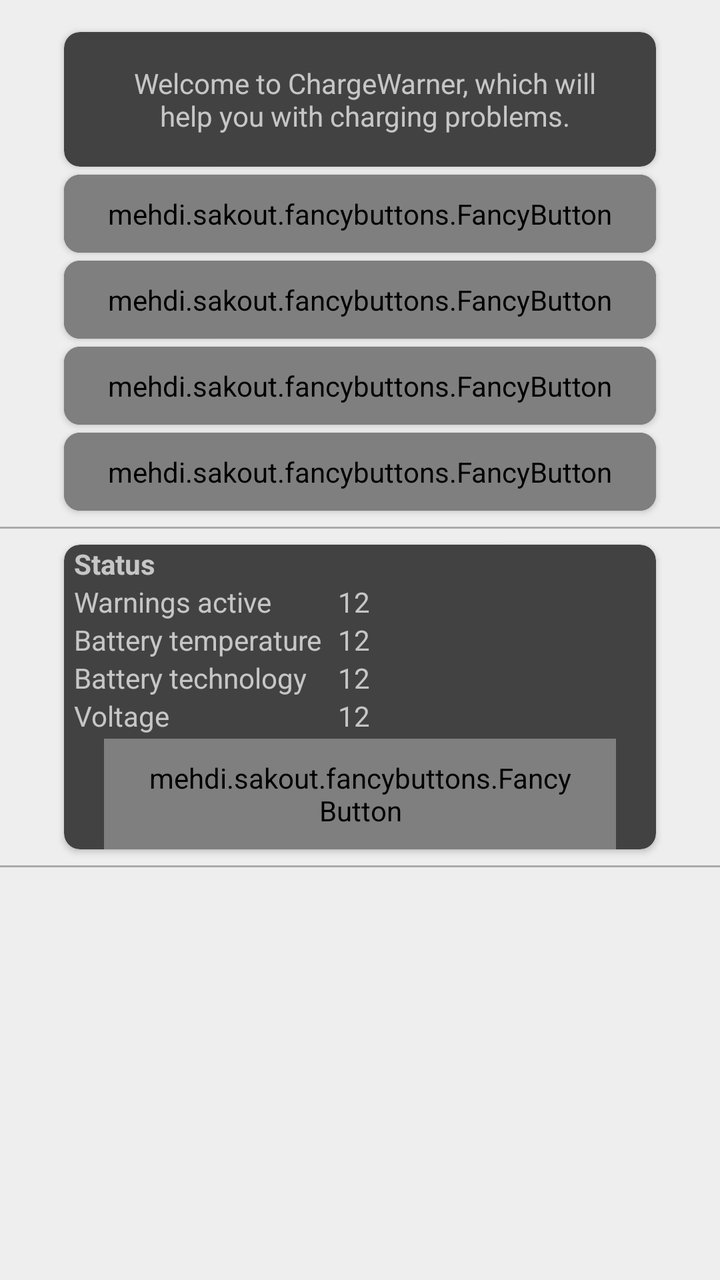
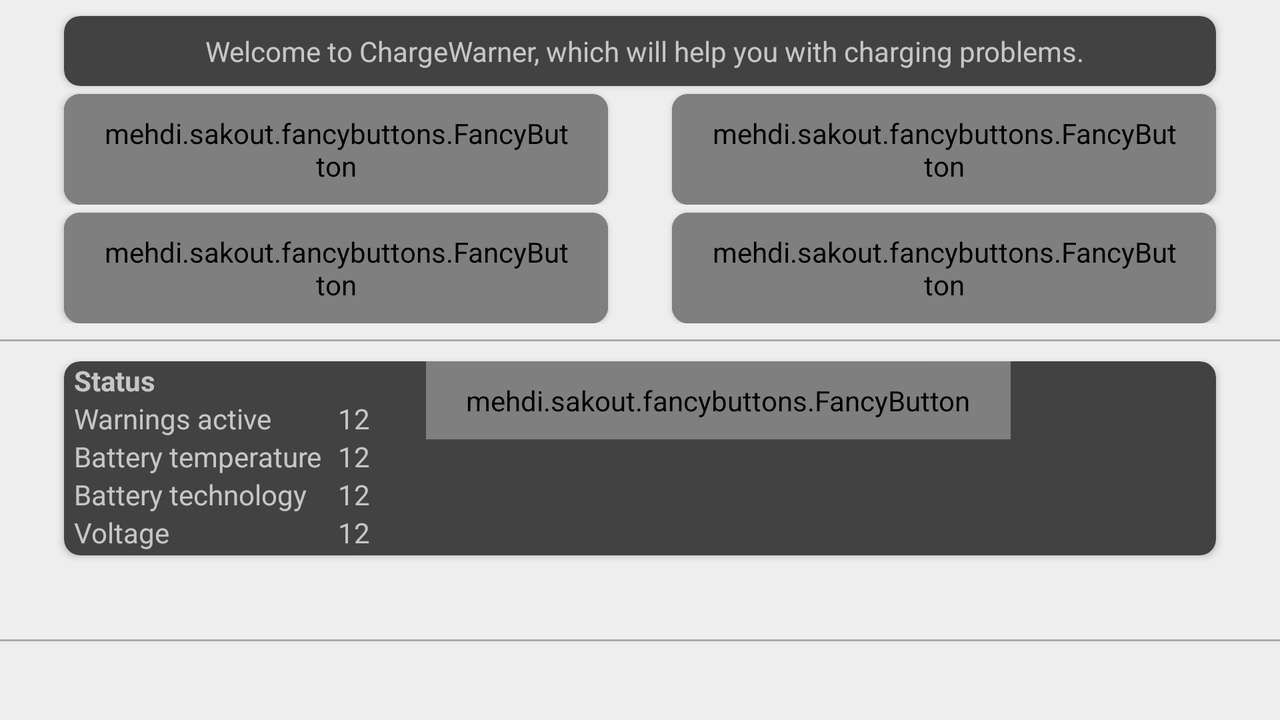

Two renders of one Android screen. The first uses the default layout on a phone; the second uses the alternative layout the repository ships for a different screen configuration, on a matching device. The two XML files are below.
<!-- AndroidManifest.xml: application theme AppTheme -->
<!-- res/layout/activity_main.xml -->
<?xml version="1.0" encoding="utf-8"?>
<LinearLayout xmlns:android="http://schemas.android.com/apk/res/android"
    xmlns:card_view="http://schemas.android.com/apk/res-auto"
    xmlns:fancy="http://schemas.android.com/apk/res-auto"
    xmlns:ads="http://schemas.android.com/apk/res-auto"
    android:orientation="vertical"
    android:layout_width="match_parent"
    android:layout_height="match_parent"
    android:gravity="center_horizontal">

    <ScrollView
        android:layout_width="fill_parent"
        android:layout_height="match_parent"
        android:gravity="center_horizontal"
        android:fillViewport="true">
        <LinearLayout
            android:layout_width="match_parent"
            android:layout_height="wrap_content"
            android:orientation="vertical"
            android:background="#eeeeee">

            <android.support.v7.widget.CardView
                android:layout_width="fill_parent"
                android:layout_height="wrap_content"
                android:elevation="100dp"
                card_view:cardCornerRadius="8dp"
                android:layout_marginTop="16dp"
                android:layout_marginLeft="32dp"
                android:layout_marginRight="32dp"
                android:layout_marginBottom="0dp"
                >
                <TextView
                    android:layout_width="match_parent"
                    android:layout_height="wrap_content"
                    android:layout_margin="16dp"
                    android:gravity="center"
                    android:paddingLeft="5dp"
                    android:layout_gravity="center_vertical"
                    android:text="@string/main_explanation"
                    />
            </android.support.v7.widget.CardView>

            <android.support.v7.widget.CardView
                android:layout_width="fill_parent"
                android:layout_height="wrap_content"
                android:elevation="100dp"
                card_view:cardCornerRadius="8dp"
                android:layout_marginTop="4dp"
                android:paddingTop="8dp"
                android:paddingBottom="8dp"
                android:layout_marginLeft="32dp"
                android:layout_marginRight="32dp"
                >
                <LinearLayout
                    android:layout_width="match_parent"
                    android:layout_height="match_parent"
                    android:orientation="horizontal"
                    android:weightSum="8">
                    <mehdi.sakout.fancybuttons.FancyButton
                        android:layout_width="match_parent"
                        android:layout_height="wrap_content"
                        android:paddingBottom="10dp"
                        android:paddingLeft="20dp"
                        android:paddingRight="20dp"
                        android:paddingTop="10dp"
                        fancy:fb_borderColor="#FFFFFF"
                        fancy:fb_borderWidth="1dp"
                        fancy:fb_defaultColor="#303f9f"
                        fancy:fb_focusColor="#9a120f"
                        fancy:fb_radius="4dp"
                        fancy:fb_text="@string/help"
                        android:onClick="help"
                        android:layout_weight="2"
                        fancy:fb_textColor="#FFFFFF" />
                </LinearLayout>
            </android.support.v7.widget.CardView>


            <android.support.v7.widget.CardView
                android:layout_width="fill_parent"
                android:layout_height="wrap_content"
                android:elevation="100dp"
                card_view:cardCornerRadius="8dp"
                android:layout_marginTop="4dp"
                android:paddingTop="8dp"
                android:paddingBottom="8dp"
                android:layout_marginLeft="32dp"
                android:layout_marginRight="32dp"

                >
                <LinearLayout
                    android:layout_width="match_parent"
                    android:layout_height="wrap_content"
                    android:orientation="horizontal"
                    android:weightSum="8">
                    <mehdi.sakout.fancybuttons.FancyButton
                        android:layout_width="match_parent"
                        android:layout_height="wrap_content"
                        android:paddingBottom="10dp"
                        android:paddingLeft="20dp"
                        android:paddingRight="20dp"
                        android:paddingTop="10dp"
                        fancy:fb_borderColor="#FFFFFF"
                        fancy:fb_borderWidth="1dp"
                        fancy:fb_defaultColor="#303f9f"
                        fancy:fb_focusColor="#9a120f"
                        fancy:fb_radius="4dp"
                        fancy:fb_text="@string/settings_button"
                        android:onClick="settings"
                        android:layout_weight="2"
                        fancy:fb_textColor="#FFFFFF" />
                </LinearLayout>
            </android.support.v7.widget.CardView>

            <android.support.v7.widget.CardView
                android:layout_width="fill_parent"
                android:layout_height="wrap_content"
                android:elevation="100dp"
                card_view:cardCornerRadius="8dp"
                android:layout_marginTop="4dp"

                android:layout_marginLeft="32dp"
                android:layout_marginRight="32dp"
                android:paddingTop="8dp"
                android:paddingBottom="8dp"
                >
                <LinearLayout
                    android:layout_width="match_parent"
                    android:layout_height="wrap_content"
                    android:orientation="horizontal"
                    android:weightSum="8">
                    <mehdi.sakout.fancybuttons.FancyButton
                        android:layout_width="match_parent"
                        android:layout_height="wrap_content"
                        android:paddingBottom="10dp"
                        android:paddingLeft="20dp"
                        android:paddingRight="20dp"
                        android:paddingTop="10dp"
                        fancy:fb_borderColor="#FFFFFF"
                        fancy:fb_borderWidth="1dp"
                        fancy:fb_defaultColor="#303f9f"
                        fancy:fb_focusColor="#9a120f"
                        fancy:fb_radius="4dp"
                        fancy:fb_text="@string/statistics_button"
                        android:onClick="statistics"
                        android:layout_weight="2"
                        fancy:fb_textColor="#FFFFFF" />
                </LinearLayout>
            </android.support.v7.widget.CardView>

            <android.support.v7.widget.CardView
                android:layout_width="fill_parent"
                android:layout_height="wrap_content"
                android:elevation="100dp"
                card_view:cardCornerRadius="8dp"
                android:layout_marginTop="4dp"
                android:layout_marginLeft="32dp"
                android:layout_marginRight="32dp"
                android:paddingTop="8dp"
                android:paddingBottom="16dp"
                >
                <LinearLayout
                    android:layout_width="match_parent"
                    android:layout_height="wrap_content"
                    android:orientation="horizontal"
                    android:weightSum="8">

                    <mehdi.sakout.fancybuttons.FancyButton
                        android:layout_width="match_parent"
                        android:layout_height="wrap_content"
                        android:paddingBottom="10dp"
                        android:paddingLeft="20dp"
                        android:paddingRight="20dp"
                        android:paddingTop="10dp"
                        fancy:fb_borderColor="#FFFFFF"
                        fancy:fb_borderWidth="1dp"
                        fancy:fb_defaultColor="#303f9f"
                        fancy:fb_focusColor="#9a120f"
                        fancy:fb_radius="4dp"
                        fancy:fb_text="@string/recommend_button"
                        android:onClick="recommend"
                        android:layout_weight="2"
                        fancy:fb_textColor="#FFFFFF" />

                </LinearLayout>
            </android.support.v7.widget.CardView>

            <View
                android:layout_width="match_parent"
                android:layout_height="1dp"
                android:layout_marginTop="8dp"
                android:background="@android:color/darker_gray"/>

            <android.support.v7.widget.CardView
                android:layout_width="match_parent"
                android:layout_height="wrap_content"
                android:elevation="100dp"
                card_view:cardCornerRadius="8dp"
                android:layout_marginTop="8dp"
                android:layout_marginLeft="32dp"
                android:layout_marginRight="32dp"
                android:layout_marginBottom="0dp"
                >
                <LinearLayout
                    android:layout_width="match_parent"
                    android:layout_height="wrap_content"
                    android:orientation="vertical">
                <TableLayout xmlns:android="http://schemas.android.com/apk/res/android"
                    android:layout_width="wrap_content"
                    android:layout_height="wrap_content"
                    android:paddingBottom="2dip">
                    <TableRow>
                        <TextView
                            android:text="@string/statusHeader"
                            android:layout_width="wrap_content"
                            android:layout_height="wrap_content"
                            android:layout_weight="1"
                            android:paddingLeft="5dp"
                            android:textStyle="bold"
                            android:layout_marginRight="8dp"
                            />
                    </TableRow>
                    <TableRow>
                        <TextView
                            android:text="@string/warningsActiveStatus"
                            android:layout_width="wrap_content"
                            android:layout_height="wrap_content"
                            android:layout_weight="1"
                            android:paddingLeft="5dp"
                            android:layout_marginRight="8dp"
                            />
                        <TextView
                            android:id="@+id/numWarnings"
                            android:text="12"
                            android:layout_width="wrap_content"
                            android:layout_height="wrap_content"
                            android:layout_weight="1"
                            android:layout_marginRight="8dp"
                            />
                    </TableRow>
                    <TableRow>
                        <TextView
                            android:text="@string/batteryTemperatureStatus"
                            android:layout_width="wrap_content"
                            android:layout_height="wrap_content"
                            android:layout_weight="1"
                            android:paddingLeft="5dp"
                            android:layout_marginRight="8dp"
                            />
                        <TextView
                            android:id="@+id/temp"
                            android:text="12"
                            android:layout_width="wrap_content"
                            android:layout_height="wrap_content"
                            android:layout_weight="1"
                            android:layout_marginRight="8dp"
                            />
                    </TableRow>
                    <TableRow>
                        <TextView
                            android:text="@string/batteryTechnologyStatus"
                            android:layout_width="wrap_content"
                            android:layout_height="wrap_content"
                            android:layout_weight="1"
                            android:paddingLeft="5dp"
                            android:layout_marginRight="8dp"
                            />
                        <TextView
                            android:id="@+id/technology"
                            android:text="12"
                            android:layout_width="wrap_content"
                            android:layout_height="wrap_content"
                            android:layout_weight="1"
                            android:layout_marginRight="8dp"
                            />
                    </TableRow>
                    <TableRow>
                        <TextView
                            android:text="@string/Voltage"
                            android:layout_width="wrap_content"
                            android:layout_height="wrap_content"
                            android:layout_weight="1"
                            android:paddingLeft="5dp"
                            android:layout_marginRight="8dp"
                            />
                        <TextView
                            android:id="@+id/voltage"
                            android:text="12"
                            android:layout_width="wrap_content"
                            android:layout_height="wrap_content"
                            android:layout_weight="1"
                            android:layout_marginRight="8dp"
                            />
                    </TableRow>

                </TableLayout>
                <mehdi.sakout.fancybuttons.FancyButton
                    android:layout_width="wrap_content"
                    android:layout_height="wrap_content"
                    android:layout_gravity="start"
                    android:paddingBottom="10dp"
                    android:paddingLeft="20dp"
                    android:paddingRight="20dp"
                    android:paddingTop="10dp"
                    android:layout_marginLeft="20dp"
                    android:layout_marginRight="20dp"
                    fancy:fb_borderColor="#FFFFFF"
                    fancy:fb_borderWidth="1dp"
                    fancy:fb_defaultColor="#303f9f"
                    fancy:fb_focusColor="#9a120f"
                    fancy:fb_radius="4dp"
                    fancy:fb_text="@string/refresh_button"
                    android:onClick="refresh"
                    android:layout_weight="2"
                    fancy:fb_textColor="#FFFFFF" />
                </LinearLayout>
            </android.support.v7.widget.CardView>

            <View
                android:layout_width="match_parent"
                android:layout_height="1dp"
                android:layout_marginTop="8dp"
                android:layout_marginBottom="20dp"
                android:background="@android:color/darker_gray"/>

            
        </LinearLayout>
    </ScrollView>

</LinearLayout>
<!-- resources referenced by this layout -->
<resources>
  <string name="Voltage">Voltage</string>
  <string name="batteryTechnologyStatus">Battery technology</string>
  <string name="batteryTemperatureStatus">Battery temperature</string>
  <string name="help">Help</string>
  <string name="main_explanation">Welcome to ChargeWarner, which will help you with charging problems.</string>
  <string name="recommend_button">Recommend to others</string>
  <string name="refresh_button">Refresh</string>
  <string name="settings_button">Settings</string>
  <string name="statistics_button">Statistics</string>
  <string name="statusHeader">Status</string>
  <string name="warningsActiveStatus">Warnings active</string>
  <style name="AppTheme" parent="AppBaseTheme">
          
      </style>
  <style name="AppBaseTheme" parent="Theme.AppCompat">
          
      </style>
</resources>
<!-- res/layout-land/activity_main.xml (the repository's variant of the layout above) -->
<!-- drawn on the phone turned sideways -->
<?xml version="1.0" encoding="utf-8"?>
<LinearLayout xmlns:android="http://schemas.android.com/apk/res/android"
    xmlns:card_view="http://schemas.android.com/apk/res-auto"
    xmlns:fancy="http://schemas.android.com/apk/res-auto"
    xmlns:ads="http://schemas.android.com/apk/res-auto"
    android:orientation="vertical"
    android:layout_width="match_parent"
    android:layout_height="match_parent"
    android:gravity="center_horizontal">

    <ScrollView
        android:layout_width="match_parent"
        android:layout_height="match_parent"
        android:fillViewport="true">

        <LinearLayout
            android:layout_width="match_parent"
            android:layout_height="match_parent"
            android:orientation="vertical"
            android:background="#eeeeee">


            <android.support.v7.widget.CardView
                android:layout_width="match_parent"
                android:layout_height="wrap_content"
                android:elevation="100dp"
                card_view:cardCornerRadius="8dp"
                android:layout_marginTop="8dp"
                android:layout_marginLeft="32dp"
                android:layout_marginRight="32dp"
                android:layout_marginBottom="0dp"
                >

                <TextView
                    android:layout_width="match_parent"
                    android:layout_height="wrap_content"
                    android:layout_margin="8dp"
                    android:gravity="center"
                    android:paddingLeft="5dp"
                    android:layout_gravity="center_vertical"
                    android:text="@string/main_explanation"
                    />
            </android.support.v7.widget.CardView>

            <LinearLayout
                android:layout_width="match_parent"
                android:layout_height="wrap_content"
                android:orientation="horizontal"
                android:weightSum="2">

                <android.support.v7.widget.CardView
                    android:layout_width="0dp"
                    android:layout_height="wrap_content"
                    android:elevation="100dp"
                    card_view:cardCornerRadius="8dp"
                    android:layout_marginTop="4dp"
                    android:paddingTop="8dp"
                    android:paddingBottom="8dp"
                    android:layout_marginLeft="32dp"
                    android:layout_marginRight="16dp"
                    android:layout_weight="1"
                    >

                    <mehdi.sakout.fancybuttons.FancyButton
                        android:layout_width="match_parent"
                        android:layout_height="wrap_content"
                        android:paddingBottom="10dp"
                        android:paddingLeft="20dp"
                        android:paddingRight="20dp"
                        android:paddingTop="10dp"
                        fancy:fb_borderColor="#FFFFFF"
                        fancy:fb_borderWidth="1dp"
                        fancy:fb_defaultColor="#303f9f"
                        fancy:fb_focusColor="#9a120f"
                        fancy:fb_radius="4dp"
                        fancy:fb_text="@string/help"
                        android:onClick="help"
                        fancy:fb_textColor="#FFFFFF" />
                </android.support.v7.widget.CardView>


                <android.support.v7.widget.CardView
                    android:layout_width="0dp"
                    android:layout_height="wrap_content"
                    android:elevation="100dp"
                    card_view:cardCornerRadius="8dp"
                    android:layout_marginTop="4dp"
                    android:paddingTop="8dp"
                    android:paddingBottom="8dp"
                    android:layout_marginLeft="16dp"
                    android:layout_marginRight="32dp"
                    android:layout_weight="1"
                    >

                    <mehdi.sakout.fancybuttons.FancyButton
                        android:layout_width="match_parent"
                        android:layout_height="wrap_content"
                        android:paddingBottom="10dp"
                        android:paddingLeft="20dp"
                        android:paddingRight="20dp"
                        android:paddingTop="10dp"
                        fancy:fb_borderColor="#FFFFFF"
                        fancy:fb_borderWidth="1dp"
                        fancy:fb_defaultColor="#303f9f"
                        fancy:fb_focusColor="#9a120f"
                        fancy:fb_radius="4dp"
                        fancy:fb_text="@string/settings_button"
                        android:onClick="settings"
                        fancy:fb_textColor="#FFFFFF" />
                </android.support.v7.widget.CardView>
            </LinearLayout>



            <LinearLayout
                android:layout_width="match_parent"
                android:layout_height="wrap_content"
                android:orientation="horizontal"
                android:weightSum="2">

                <android.support.v7.widget.CardView
                    android:layout_width="0dp"
                    android:layout_height="wrap_content"
                    android:elevation="100dp"
                    card_view:cardCornerRadius="8dp"
                    android:layout_marginTop="4dp"
                    android:paddingTop="8dp"
                    android:paddingBottom="8dp"
                    android:layout_marginLeft="32dp"
                    android:layout_marginRight="16dp"
                    android:layout_weight="1"
                    >

                    <mehdi.sakout.fancybuttons.FancyButton
                        android:layout_width="match_parent"
                        android:layout_height="wrap_content"
                        android:paddingBottom="10dp"
                        android:paddingLeft="20dp"
                        android:paddingRight="20dp"
                        android:paddingTop="10dp"
                        fancy:fb_borderColor="#FFFFFF"
                        fancy:fb_borderWidth="1dp"
                        fancy:fb_defaultColor="#303f9f"
                        fancy:fb_focusColor="#9a120f"
                        fancy:fb_radius="4dp"
                        fancy:fb_text="@string/statistics_button"
                        android:onClick="statistics"
                        fancy:fb_textColor="#FFFFFF" />
                </android.support.v7.widget.CardView>


                <android.support.v7.widget.CardView
                    android:layout_width="0dp"
                    android:layout_height="wrap_content"
                    android:elevation="100dp"
                    card_view:cardCornerRadius="8dp"
                    android:layout_marginTop="4dp"
                    android:paddingTop="8dp"
                    android:paddingBottom="8dp"
                    android:layout_marginLeft="16dp"
                    android:layout_marginRight="32dp"
                    android:layout_weight="1"
                    >

                    <mehdi.sakout.fancybuttons.FancyButton
                        android:layout_width="match_parent"
                        android:layout_height="wrap_content"
                        android:paddingBottom="10dp"
                        android:paddingLeft="20dp"
                        android:paddingRight="20dp"
                        android:paddingTop="10dp"
                        fancy:fb_borderColor="#FFFFFF"
                        fancy:fb_borderWidth="1dp"
                        fancy:fb_defaultColor="#303f9f"
                        fancy:fb_focusColor="#9a120f"
                        fancy:fb_radius="4dp"
                        fancy:fb_text="@string/recommend_button"
                        android:onClick="recommend"
                        fancy:fb_textColor="#FFFFFF" />
                </android.support.v7.widget.CardView>
            </LinearLayout>

            <View
                android:layout_width="match_parent"
                android:layout_height="1dp"
                android:layout_marginTop="8dp"
                android:background="@android:color/darker_gray"/>

            <android.support.v7.widget.CardView
                android:layout_width="fill_parent"
                android:layout_height="wrap_content"
                android:elevation="100dp"
                card_view:cardCornerRadius="8dp"
                android:layout_marginTop="10dp"
                android:layout_marginLeft="32dp"
                android:layout_marginRight="32dp"
                android:layout_marginBottom="10dp"
                >
                <LinearLayout
                    android:layout_width="wrap_content"
                    android:layout_height="wrap_content"
                    android:orientation="horizontal">
                    <TableLayout xmlns:android="http://schemas.android.com/apk/res/android"
                        android:layout_width="wrap_content"
                        android:layout_height="wrap_content"
                        android:paddingBottom="2dip">
                        <TableRow>
                            <TextView
                                android:text="@string/statusHeader"
                                android:layout_width="wrap_content"
                                android:layout_height="wrap_content"
                                android:layout_weight="1"
                                android:paddingLeft="5dp"
                                android:textStyle="bold"
                                />
                        </TableRow>
                        <TableRow>
                            <TextView
                                android:text="@string/warningsActiveStatus"
                                android:layout_width="wrap_content"
                                android:layout_height="wrap_content"
                                android:layout_weight="1"
                                android:paddingLeft="5dp"
                                android:layout_marginRight="8dp"
                                />
                            <TextView
                                android:id="@+id/numWarnings"
                                android:text="12"
                                android:layout_width="wrap_content"
                                android:layout_height="wrap_content"
                                android:layout_weight="1"
                                android:layout_marginRight="8dp"
                                />
                        </TableRow>
                        <TableRow>
                            <TextView
                                android:text="@string/batteryTemperatureStatus"
                                android:layout_width="wrap_content"
                                android:layout_height="wrap_content"
                                android:layout_weight="1"
                                android:paddingLeft="5dp"
                                android:layout_marginRight="8dp"
                                />
                            <TextView
                                android:id="@+id/temp"
                                android:text="12"
                                android:layout_width="wrap_content"
                                android:layout_height="wrap_content"
                                android:layout_weight="1"
                                android:layout_marginRight="8dp"
                                />
                        </TableRow>
                        <TableRow>
                            <TextView
                                android:text="@string/batteryTechnologyStatus"
                                android:layout_width="wrap_content"
                                android:layout_height="wrap_content"
                                android:layout_weight="1"
                                android:paddingLeft="5dp"
                                android:layout_marginRight="8dp"
                                />
                            <TextView
                                android:id="@+id/technology"
                                android:text="12"
                                android:layout_width="wrap_content"
                                android:layout_height="wrap_content"
                                android:layout_weight="1"
                                android:layout_marginRight="8dp"
                                />
                        </TableRow>
                        <TableRow>
                            <TextView
                                android:text="@string/Voltage"
                                android:layout_width="wrap_content"
                                android:layout_height="wrap_content"
                                android:layout_weight="1"
                                android:paddingLeft="5dp"
                                android:layout_marginRight="8dp"
                                />
                            <TextView
                                android:id="@+id/voltage"
                                android:text="12"
                                android:layout_width="wrap_content"
                                android:layout_height="wrap_content"
                                android:layout_weight="1"
                                android:layout_marginRight="8dp"
                                />
                        </TableRow>
                    </TableLayout>
                    <mehdi.sakout.fancybuttons.FancyButton
                        android:layout_width="0dp"
                        android:layout_height="wrap_content"
                        android:layout_gravity="start"
                        android:paddingBottom="10dp"
                        android:paddingLeft="20dp"
                        android:paddingRight="20dp"
                        android:paddingTop="10dp"
                        android:layout_marginLeft="20dp"
                        fancy:fb_borderColor="#FFFFFF"
                        fancy:fb_borderWidth="1dp"
                        fancy:fb_defaultColor="#303f9f"
                        fancy:fb_focusColor="#9a120f"
                        fancy:fb_radius="4dp"
                        fancy:fb_text="@string/refresh_button"
                        android:onClick="refresh"
                        android:layout_weight="2"
                        fancy:fb_textColor="#FFFFFF" />
                </LinearLayout>
            </android.support.v7.widget.CardView>

            <View
                android:layout_width="wrap_content"
                android:layout_height="1dp"
                android:layout_marginTop="32dp"
                android:layout_marginBottom="20dp"
                android:background="@android:color/darker_gray"/>
        </LinearLayout>

    </ScrollView>

</LinearLayout>
